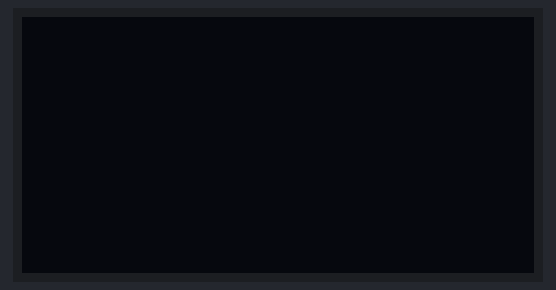
Recording of a sketch running on a simulated ESP8266 (NodeMCU). On the bench: 128×64 one-colour display. WiFi joins after 1.5 s; servers stay silent unless stated; uploads are accepted with an empty reply; what the sketch prints to the serial monitor is not drawn.

Above: at 1.6 s.
At 2.9 s:
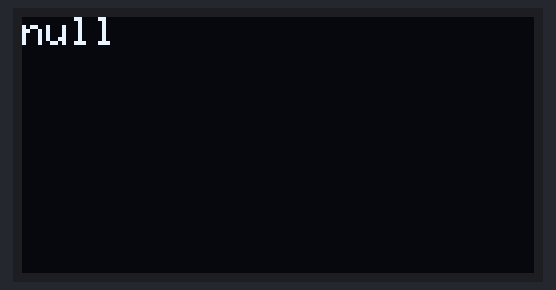
At 4.4 s:
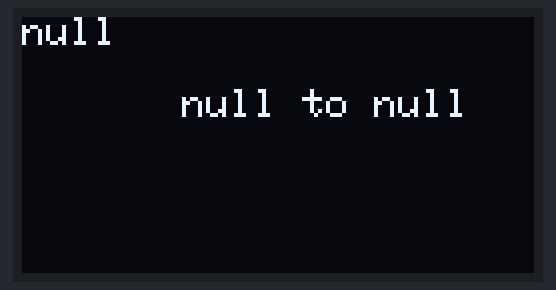
At 9.7 s:
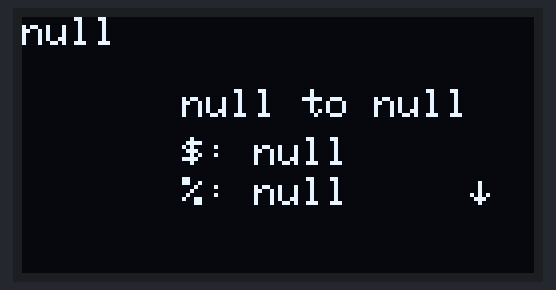

Measured:
- by itself, everything shown: repeats every 11.7 s, in 6 steps
- what the display in image 0 shows lasts 1.3 s, from 1.5 s to 2.8 s
- what the display in image 1 shows lasts 1.6 s, from 2.8 s to 4.4 s
- what the display in image 3 shows lasts 4.9 s, from 9.6 s to 14.5 s

The sketch:

tutorial_simples_esp01_client_display_SSD1306.ino
```cpp
#include <Wire.h>
#include <Adafruit_GFX.h>
#include <Adafruit_SSD1306.h>

#include <ESP8266WiFi.h>
#include <ESP8266HTTPClient.h>
#include <WiFiClient.h>
#include <WiFiClientSecure.h>
#include "ArduinoJson.h"

#include "WebSecret.h"

#define DISPLAY_SDA 2
#define DISPLAY_SCL 0

#define SCREEN_WIDTH 128 // OLED display width, in pixels
#define SCREEN_HEIGHT 64 // OLED display height, in pixels

#define OLED_RESET     -1
#define SCREEN_ADDRESS 0x3C
Adafruit_SSD1306 display(SCREEN_WIDTH, SCREEN_HEIGHT, &Wire, OLED_RESET);


const unsigned char btc_logo [] PROGMEM = {

  0x00, 0x0f, 0xf0, 0x00, 0x00, 0x7f, 0xfe, 0x00, 0x01, 0xff, 0xff, 0x80, 0x03, 0xff, 0xff, 0xc0,
  0x07, 0xff, 0xff, 0xe0, 0x0f, 0xff, 0xff, 0xf0, 0x1f, 0xfe, 0x5f, 0xf8, 0x3f, 0xfe, 0x4f, 0xfc,
  0x3f, 0xe0, 0xcf, 0xfc, 0x7f, 0xe0, 0x0f, 0xfe, 0x7f, 0xf8, 0x07, 0xfe, 0x7f, 0xf8, 0xc1, 0xfe,
  0xff, 0xf0, 0xe1, 0xff, 0xff, 0xf1, 0xf1, 0xff, 0xff, 0xf1, 0xe1, 0xff, 0xff, 0xf0, 0x03, 0xff,
  0xff, 0xe1, 0x07, 0xff, 0xff, 0xe3, 0xc3, 0xff, 0xff, 0xe3, 0xe1, 0xff, 0xff, 0x03, 0xe1, 0xff,
  0x7f, 0x01, 0xc3, 0xfe, 0x7f, 0xe0, 0x03, 0xfe, 0x7f, 0xe4, 0x07, 0xfe, 0x3f, 0xe4, 0xff, 0xfc,
  0x3f, 0xec, 0xff, 0xfc, 0x1f, 0xfc, 0xff, 0xf8, 0x0f, 0xff, 0xff, 0xf0, 0x07, 0xff, 0xff, 0xe0,
  0x03, 0xff, 0xff, 0xc0, 0x01, 0xff, 0xff, 0x80, 0x00, 0x7f, 0xfe, 0x00, 0x00, 0x0f, 0xf0, 0x00
};

const unsigned char eth_logo [] PROGMEM = {
  0x00, 0x0f, 0xf0, 0x00, 0x00, 0x7f, 0xfe, 0x00, 0x01, 0xff, 0xff, 0x80, 0x03, 0xff, 0xff, 0xc0,
  0x07, 0xff, 0xff, 0xe0, 0x0f, 0xff, 0xff, 0xf0, 0x1f, 0xfe, 0x7f, 0xf8, 0x3f, 0xfe, 0x7f, 0xfc,
  0x3f, 0xfc, 0x3f, 0xfc, 0x7f, 0xf8, 0x1f, 0xfe, 0x7f, 0xf8, 0x1f, 0xfe, 0x7f, 0xf0, 0x0f, 0xfe,
  0xff, 0xf0, 0x0f, 0xff, 0xff, 0xe1, 0x87, 0xff, 0xff, 0xc4, 0x23, 0xff, 0xff, 0xe0, 0x07, 0xff,
  0xff, 0xc0, 0x03, 0xff, 0xff, 0xe0, 0x07, 0xff, 0xff, 0xd8, 0x1b, 0xff, 0xff, 0xe6, 0x67, 0xff,
  0x7f, 0xe3, 0xc7, 0xfe, 0x7f, 0xf0, 0x0f, 0xfe, 0x7f, 0xf8, 0x1f, 0xfe, 0x3f, 0xfc, 0x3f, 0xfc,
  0x3f, 0xfc, 0x3f, 0xfc, 0x1f, 0xfe, 0x7f, 0xf8, 0x0f, 0xff, 0xff, 0xf0, 0x07, 0xff, 0xff, 0xe0,
  0x03, 0xff, 0xff, 0xc0, 0x01, 0xff, 0xff, 0x80, 0x00, 0x7f, 0xfe, 0x00, 0x00, 0x0f, 0xf0, 0x00
};

const int logo_size_h = 32;
const int logo_size_w = 32;

const char *ssid = WIFI_SSID;
const char *pass = WIFI_PASS;
const char *server_host = "economia.awesomeapi.com.br";
const char *fingerprint = FINGERPRINT;

void setup() {
  Serial.begin(9600);
  WiFi.mode(WIFI_STA);
  WiFi.begin(ssid, pass);
  Serial.println();

  while (WiFi.status() != WL_CONNECTED) {
    delay(500);
    Serial.print(".");
  }

  Serial.println();
  Serial.print("Connected to: ");
  Serial.print(ssid);
  Serial.print(" IP address: ");
  Serial.println(WiFi.localIP());

  Wire.begin(DISPLAY_SDA, DISPLAY_SCL); //INICIALIZA A BIBLIOTECA WIRE

  display.begin(SSD1306_SWITCHCAPVCC, SCREEN_ADDRESS);
  display.setTextColor(WHITE);
  display.clearDisplay();
}

void loop() {
  display.clearDisplay();

  const String payload = payloadRequestSecure();

  StaticJsonDocument<1024> json;

  deserializeJson(json, payload);

  String btcUSD;
  btcUSD.reserve(512);

  serializeJson(json["BTCUSD"], btcUSD);

  drawCoin(btcUSD);

  String ethUSD;
  ethUSD.reserve(512);

  serializeJson(json["ETHUSD"], ethUSD);

  drawCoin(ethUSD);


  Serial.println(payload);
  Serial.println(btcUSD);
  Serial.println(ethUSD);

  delay(100); // New Request in 10 seconds

}

void drawCoin(String payload) {

  StaticJsonDocument<512> json;

  deserializeJson(json, payload);

  String create_date = json["create_date"];
  String code = json["code"];
  String codeIn = json["codein"];
  String high = json["high"];
  String low = json["low"];
  String pctChange = json["pctChange"];
  String ask = json["ask"];


  display.setTextSize(1);
  display.setCursor(0, 0);
  display.print(create_date);
  display.display();
  delay(1500);

  display.setCursor(logo_size_w + 8, 18);
  display.setTextSize(1);
  display.print(String(code) + " to " + String(codeIn));
  display.display();
  display.setCursor(logo_size_w + 8, 30);
  display.setTextSize(1);
  display.print("$: " + String(ask));
  display.display();

  display.setCursor(logo_size_w + 8, 40);
  display.setTextSize(1);
  display.print("%: " + String(pctChange) );
  display.display();


  display.setCursor(logo_size_w + 80, 40);
  display.setTextSize(1);

  int arrow_up = 0x18;
  int arrow_down = 0x19;

  if (String(pctChange).toFloat() > 0) {
    display.write(arrow_up);
  }
  else {
    display.write(arrow_down);
  }


  display.display();

  if (code == "BTC") {
    display.drawBitmap(0, 18, btc_logo, logo_size_w, logo_size_h, 1);
  }
  else if (code == "ETH") {
    display.drawBitmap(0, 18, eth_logo, logo_size_w, logo_size_h, 1);
  }

  display.display();
  delay(3500);
  display.clearDisplay();
}


String payloadRequestSecure() {
  String line;
  int r = 0;

  WiFiClientSecure https;

  https.setFingerprint(fingerprint);
  https.setTimeout(5000); // 15 Seconds
  delay(1000);

  Serial.print("Try connecting");
  int retryCounter = 0;
  while ((!https.connect(server_host, 443)) && (retryCounter < 30)) { // 30 trys of connection
    delay(100);
    Serial.print(".");
    retryCounter++;
  }
  if (r >= 30) {
    Serial.println("Connection failed");
  }
  else {
    Serial.println("Connected, starting request.");

    https.print("GET /last/BTC-USD,ETH-USD"); https.print(" HTTP/1.1\r\n");
    https.print("Host: "); https.print(server_host); https.print("\r\n");
    https.print("Content-Type: application/json"); https.print("\r\n");
    https.print("Connection: close"); https.print("\r\n\r\n");

    Serial.println("request sent");

    while (https.connected()) {
      String line = https.readStringUntil('\n');
      if (line == "\r") {
        Serial.println("headers received");
        break;
      }
    }

    Serial.println("Response payload >>>>");
    Serial.println();

    while (https.available()) {

      line = https.readStringUntil('\n');

      if (line.indexOf("{") > -1) {
        Serial.println(line); //Print response
        break;
      }
    }
    Serial.println();
    Serial.println("<<<<.");
    Serial.println("End of connection.");
  }

  return line;
}
```

WebSecret.h
```cpp
#define WIFI_SSID "SSID"

#define WIFI_PASS "PASSWORD"


/**
 * To access sites with ssl certificates, needs the fingerprint resume certificate to allow access
 * This is the fingerprint of economia.awesomeapi.com.br
 **/
#define FINGERPRINT "26 CF 46 A5 AB B9 BF 26 E1 6C B1 D0 6D CC DC 81 81 68 73 24";
```
